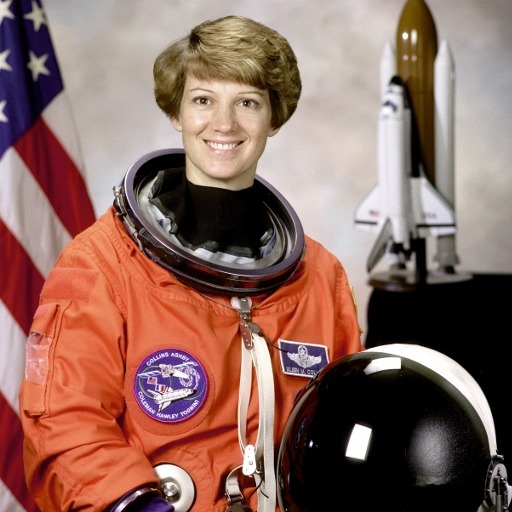
#> input picture samples/portrait/photo.jpg, 512 x 512 px, found by its file name
$ python make_explainer_images.py
#> lines starting #> are read from the running program, lines starting #| are printed output that depends on the picture
### backend/app/ideas/relight.py
"""Relight a photo from a movable point light.

photo -> depth -> height field -> surface normals -> diffuse shading + cast
shadows -> multiply into the photo. A second light, the fill, can be added: it
is shaded the same way but casts no shadow (fill_map).

Conventions (everything is in image space, so there are no axis flips):
  x grows to the right, y grows downward, z grows toward the viewer.
  Lengths are in units of image width: x in [0, 1], y in [0, H/W].
  The height field z(x, y) is the depth model's output scaled to [0, relief],
  with the nearest surface at z = relief and the farthest at z = 0.
The depth model (Depth Anything V2) outputs larger values for closer surfaces,
which already matches "z toward the viewer"; no sign flip is applied.
"""

import threading
from dataclasses import dataclass
from functools import lru_cache

import cv2
import numpy as np
import torch
from PIL import Image
from transformers import AutoImageProcessor, AutoModelForDepthEstimation

from ..images import to_rgb

DEPTH_MODEL = "depth-anything/Depth-Anything-V2-Small-hf"
NORMALS_MODEL = "prs-eth/marigold-normals-v1-1"

_lock = threading.Lock()
# Loading a model is not safe to do twice at once: two overlapping first requests
# left the normals pipeline half-built and every later request failed.
_load_lock = threading.Lock()


# [8 lines left out: function device, not called in this run]


def _depth_model():
    with _load_lock:
        return _load_depth_model()


# [21 lines left out: functions _load_depth_model, estimate_height, not called in this run]


def _normals_model():
    with _load_lock:
        return _load_normals_model()


# [22 lines left out: functions _load_normals_model, estimate_normals, not called in this run]


@dataclass
class Geometry:
    """Everything about a photo that does not depend on the light."""

    z: np.ndarray  # (H, W) height toward the viewer, in image widths, 0..relief
    normals: np.ndarray  # (H, W, 3) unit surface normals (x right, y down, z to viewer)
    relief: float


# Normals taken from the slope of the height field go wrong where one object
# ends and what is behind it begins: the depth jumps, the slope there is very
# steep, and the normal points sideways. Lit from the side, every object then
# gets a bright rim towards the light and a dark rim away from it, like a
# cut-out. So a slope this steep is taken for a jump between objects, and the
# normal there is turned to face the viewer, like the flat ground beside it.
# The price is paid by surfaces that really are that steep: on a ball as deep
# as it is wide the flattening starts at about 83% of the radius and is
# complete at 97%, and a thin pole is lit evenly right across. Nothing is
# shown tilted more than 61 degrees.
#
# The slope (rise over run, both in image widths) below which a normal is kept
# as it is, and above which it faces the viewer; in between, a mix. 1.5 is a
# surface tilted 56 degrees from the viewer and 4 is 76 degrees. Lower removes
# more of the rim but flattens the rounded edge of a cup or a cheek sooner.
DEPTH_STEP_SLOPE = (1.5, 4.0)
# How far the flattening reaches to either side of a jump, and how softly it
# fades out, in pixels at 512 width: the blur of the height field (smooth)
# spreads a jump over several pixels, and its gentler shoulders would
# otherwise be left as a thinner rim.
DEPTH_STEP_GROW = 3.0
DEPTH_STEP_FEATHER = 2.0


# [37 lines left out: functions _depth_steps, build_geometry, not called in this run]


@dataclass
class Light:
    x: float  # 0 = left edge, 1 = right edge (may go outside 0..1)
    y: float  # 0 = top edge, 1 = bottom edge
    height: float = 0.5  # distance in front of the nearest surface, in image widths
    intensity: float = 1.0
    ambient: float = 0.3  # light that reaches everything, so shadows are not pure black (not used for a fill light)
    color: tuple[float, float, float] = (1.0, 1.0, 1.0)


def _light_position(geom: Geometry, light: Light) -> np.ndarray:
    h, w = geom.z.shape
    return np.array([light.x, light.y * h / w, geom.relief + max(light.height, 1e-3)], dtype=np.float32)


def _pixel_positions(geom: Geometry) -> np.ndarray:
    h, w = geom.z.shape
    xs = (np.arange(w, dtype=np.float32) + 0.5) / w
    ys = (np.arange(h, dtype=np.float32) + 0.5) / w
    gx, gy = np.meshgrid(xs, ys)
    return np.dstack([gx, gy, geom.z])


# Cap on how much brighter than the scene centre a surface next to the light can get.
MAX_FALLOFF = 3.0
# How gradually a surface goes dark as it turns away from the light, as a cosine
# of the angle to the light. Plain Lambert shading cuts to nothing exactly where
# a surface is edge-on to the light, and estimated normals swing through that
# angle within a few pixels along a nose, a brow or a cheek: the result was a
# straight, hard-edged dark patch across a face that looked like a cast shadow.
# With this, shading is plain Lambert above the value, eases to nothing at the
# same amount past edge-on, and an edge-on surface gets a quarter of it. That is
# roughly what a large lamp does compared with a bare bulb. Higher is softer but
# flattens the modelling of a face; 0 would be plain Lambert.
TERMINATOR_SOFTNESS = 0.6


def _soft_terminator(cos: np.ndarray) -> np.ndarray:
    """max(cos, 0) with the corner rounded off: see TERMINATOR_SOFTNESS."""
    k = TERMINATOR_SOFTNESS
    eased = np.maximum(cos + k, 0.0) ** 2 / (4.0 * k)
    return np.where(cos >= k, cos, eased)


def diffuse(geom: Geometry, light: Light) -> np.ndarray:
    """Lambert shading with distance falloff, (H, W).

    Brightness = cos(angle between surface normal and direction to the light),
    eased to nothing where the surface turns away instead of cut off (see
    TERMINATOR_SOFTNESS), times an inverse-square falloff measured relative to
    the centre of the scene. So wherever the light is, a surface at the centre that faces it gets
    exactly 1.0: moving the light changes direction and gradient, not the
    overall exposure. (A plain inverse-square falloff made the whole photo go
    dark as soon as the light moved off to one side.)
    """
    h, w = geom.z.shape
    light_pos = _light_position(geom, light)
    to_light = light_pos - _pixel_positions(geom)
    dist = np.linalg.norm(to_light, axis=2)
    cos = np.einsum("hwc,hwc->hw", geom.normals, to_light) / np.maximum(dist, 1e-6)
    centre = np.array([0.5, 0.5 * h / w, geom.relief / 2], dtype=np.float32)
    reference = np.linalg.norm(light_pos - centre)
    falloff = np.minimum((reference / np.maximum(dist, 1e-6)) ** 2, MAX_FALLOFF)
    return np.minimum(_soft_terminator(cos), 1.0) * falloff


# Cast shadows are sorted by how far the thing casting them stands in front of
# the surface receiving them ("the gap", as a fraction of the scene's relief),
# into three layers that are blurred by different amounts. A small gap is a
# contact shadow (a nose on a cheek) and stays crisp. A large gap is a far
# background, which the height field wrongly treats as a wall right behind the
# subject: its shadow is spread wide and faded, as a real one would be.
#
# The gaps at which a shadow is fully "near", "mid" and "far"; in between, it is
# shared between the two neighbouring layers. Lower values soften more shadows,
# higher values keep more of them crisp.
SHADOW_GAP_NEAR = 0.1
SHADOW_GAP_MID = 0.3
SHADOW_GAP_FAR = 0.7
# Blur of the near, mid and far layers, in pixels of the reduced shadow map. The
# first only hides the pixel grid; the last has to be wide enough that a shadow
# on a far background shows no steps, and narrow enough that it does not spill
# far onto whatever stands next to it.
SHADOW_BLUR_SIGMAS = (1.0, 3.0, 8.0)
# How dark a shadow on a far background gets (1 = as dark as a contact shadow).
# Lower hides the height field's mistakes more but also weakens real shadows.
SHADOW_FAR_STRENGTH = 0.35
# The gap is measured from the highest surface within this many shadow-map
# pixels of the blocker to the lowest within as many of the receiver, so the
# blurred rim of a silhouette counts as the tall object it belongs to and not as
# a low wall. Larger is safer at edges but lets small bumps beside a tall object
# borrow its height.
SHADOW_SPREAD = 2


def _smoothstep(lo: float, hi: float, x: np.ndarray) -> np.ndarray:
    t = np.clip((x - lo) / (hi - lo), 0.0, 1.0)
    return t * t * (3.0 - 2.0 * t)


def shadows(geom: Geometry, light: Light, *, steps: int = 48, max_side: int = 256, softness: float = 0.02) -> np.ndarray:
    """Cast-shadow map, (H, W): 1 = fully lit, 0 = fully shadowed.

    For every pixel, walk in a straight line toward the light and check whether
    the height field rises above the line anywhere on the way. Whatever blocks
    the line is filed under near, mid or far by its gap to the pixel, and each
    layer is blurred on its own: see the SHADOW_ constants. Done at reduced
    resolution and upsampled, since shadows are low-frequency.
    """
    full_h, full_w = geom.z.shape
    scale = min(1.0, max_side / max(full_h, full_w))
    w, h = max(1, round(full_w * scale)), max(1, round(full_h * scale))
    z = cv2.resize(geom.z, (w, h), interpolation=cv2.INTER_AREA)
    spread = np.ones((2 * SHADOW_SPREAD + 1, 2 * SHADOW_SPREAD + 1), np.uint8)
    crest, floor = cv2.dilate(z, spread), cv2.erode(z, spread)

    xs = (np.arange(w, dtype=np.float32) + 0.5) / w
    ys = (np.arange(h, dtype=np.float32) + 0.5) / w  # widths, so the aspect ratio is kept
    px, py = np.meshgrid(xs, ys)
    lx, ly, lz = _light_position(geom, light)

    # The ray can only be blocked while it is below the tallest surface, so stop
    # each ray where it climbs past z = relief instead of marching all the way.
    t_end = np.clip((geom.relief - z) / np.maximum(lz - z, 1e-6), 0.0, 1.0)
    # Skip the first stretch so a surface does not shadow itself.
    bias = 0.02 * geom.relief
    near, mid, far = np.zeros_like(z), np.zeros_like(z), np.zeros_like(z)
    for i in range(1, steps + 1):
        t = t_end * (i / steps)
        qx, qy, qz = px + (lx - px) * t, py + (ly - py) * t, z + (lz - z) * t
        mx, my = qx * w - 0.5, qy * w - 0.5
        surface = cv2.remap(z, mx, my, cv2.INTER_LINEAR, borderMode=cv2.BORDER_CONSTANT, borderValue=0)
        top = cv2.remap(crest, mx, my, cv2.INTER_LINEAR, borderMode=cv2.BORDER_CONSTANT, borderValue=0)
        occlusion = np.clip((surface - qz - bias) / softness, 0.0, 1.0)
        gap = (top - floor) / geom.relief
        to_mid = _smoothstep(SHADOW_GAP_NEAR, SHADOW_GAP_MID, gap)
        to_far = _smoothstep(SHADOW_GAP_MID, SHADOW_GAP_FAR, gap)
        occlusion = occlusion * (1.0 - (1.0 - SHADOW_FAR_STRENGTH) * _smoothstep(SHADOW_GAP_NEAR, SHADOW_GAP_FAR, gap))
        near = np.maximum(near, occlusion * (1.0 - to_mid))
        mid = np.maximum(mid, occlusion * to_mid * (1.0 - to_far))
        far = np.maximum(far, occlusion * to_mid * to_far)

    lit = np.ones_like(z)
    for layer, sigma in zip((near, mid, far), SHADOW_BLUR_SIGMAS):
        lit = lit * (1.0 - cv2.GaussianBlur(layer, (0, 0), sigma))
    return cv2.resize(lit, (full_w, full_h), interpolation=cv2.INTER_LINEAR)


def shading_map(geom: Geometry, light: Light, *, cast_shadows: bool = True) -> np.ndarray:
    """Total light reaching each pixel, (H, W). ambient where unlit; can exceed 1."""
    direct = diffuse(geom, light)
    if cast_shadows:
        direct = direct * shadows(geom, light)
    return light.ambient + light.intensity * direct


# [12 lines left out: function fill_map, not called in this run]


def _srgb_to_linear(c: np.ndarray) -> np.ndarray:
    return np.where(c <= 0.04045, c / 12.92, ((c + 0.055) / 1.055) ** 2.4)


def _linear_to_srgb(c: np.ndarray) -> np.ndarray:
    return np.where(c <= 0.0031308, c * 12.92, 1.055 * np.maximum(c, 1e-8) ** (1 / 2.4) - 0.055)


def apply_shading(
    img: Image.Image,
    shading: np.ndarray,
    color: tuple[float, float, float] = (1.0, 1.0, 1.0),
    *,
    fill: np.ndarray | None = None,
    fill_color: tuple[float, float, float] = (1.0, 1.0, 1.0),
) -> Image.Image:
    """Multiply the photo by a shading map, in linear light.

    Photos store brightness on a perceptual (sRGB) curve; multiplying there
    gives muddy shadows. Converting to linear light first makes "half the
    light" actually look like half the light. Values above white roll off
    smoothly instead of clipping.

    fill, if given (from fill_map), is a second light's share, in its own
    colour: the photo times it is added before the roll-off, so the two lights
    together cannot clip either. Without it, the result is what it always was.
    """
    rgb = np.asarray(to_rgb(img), dtype=np.float32) / 255.0
    linear = _srgb_to_linear(rgb)
    lit = linear * shading[..., None] * np.asarray(color, dtype=np.float32)
    if fill is not None:
        lit = lit + linear * fill[..., None] * np.asarray(fill_color, dtype=np.float32)
    knee = 0.8
    over = np.maximum(lit - knee, 0.0)
    lit = np.where(lit > knee, knee + (1 - knee) * (1 - np.exp(-over / (1 - knee))), lit)
    out = np.clip(_linear_to_srgb(lit), 0.0, 1.0)
    return Image.fromarray((out * 255.0 + 0.5).astype(np.uint8))


def relight(img: Image.Image, geom: Geometry, light: Light, *, cast_shadows: bool = True, fill: Light | None = None) -> Image.Image:
    """The photo lit by `light` (the main, or key, light) and, if given, by a fill light as well: see fill_map."""
    shading = shading_map(geom, light, cast_shadows=cast_shadows)
    if fill is None:
        return apply_shading(img, shading, light.color)
    return apply_shading(img, shading, light.color, fill=fill_map(geom, fill), fill_color=fill.color)


# [4 lines left out: function normals_preview, not called in this run]

### docs/make_explainer_images.py
"""Render the pictures that explain the project, from the Portrait sample.

Run from backend/:  MOCK_MODE=1 PYTHONPATH=. .venv/bin/python ../docs/make_explainer_images.py
Input:  frontend/public/samples/portrait/ (photo.jpg, depth.png, normals.png)
Output: frontend/public/how-it-works/*.jpg  the stills in the app's "How it works" panel
        docs/relight-sweep.gif              the animation at the top of README.md

Everything is shaded by the Python reference (app.ideas.relight) from the
sample's static maps, the same maps the browser shades. No model is loaded and
no service is called. Run it again after the shading maths or the sample changes.
"""

import io
import math
from pathlib import Path

import numpy as np
from PIL import Image, ImageDraw

from app.ideas import relight as R

ROOT = Path(__file__).resolve().parents[1]
SAMPLE = ROOT / "frontend" / "public" / "samples" / "portrait"
STILLS = ROOT / "frontend" / "public" / "how-it-works"
GIF = ROOT / "docs" / "relight-sweep.gif"

# The light a fresh scene starts with: START in frontend/app/relight/page.tsx.
START = {"x": 0.12, "y": 0.35, "height": 0.12, "intensity": 1.8, "ambient": 0.06}
# The Sweep button's path, copied from the same file (SWEEP_CENTRE, SWEEP_RADIUS, SWEEP_BLEND, SWEEP_MS).
SWEEP_CENTRE = (0.5, 0.5)
SWEEP_RADIUS = 0.5
SWEEP_BLEND = 0.15
SWEEP_MS = 6000

# The panel shows two stills side by side in a column at most 640 px wide, so
# 384 px is sharp on a high-density phone and keeps each file small.
STILL_SIDE = 384
STILL_QUALITY = 82
# A still over this is saved again at lower quality: the panel loads six of them.
MAX_STILL_BYTES = 60 * 1024

# 36 frames is one every 10 degrees: smooth enough to read as motion. More
# frames or more colours make the GIF pass MAX_GIF_BYTES; fewer colours band the
# soft shadows. No dithering, because its noise changes every frame and doubles the file.
GIF_FRAMES = 36
GIF_WIDTH = 480
GIF_COLOURS = 128
MAX_GIF_BYTES = 3 * 1024 * 1024
# Radius of the dot drawn where the light is, in GIF pixels. The page draws a sun there; the reference draws nothing.
LIGHT_DOT = 7


def load_scene() -> tuple[Image.Image, R.Geometry]:
    """The sample as the browser decodes it (see scene() in app/routers/relight.py for the encodings)."""
    photo = Image.open(SAMPLE / "photo.jpg").convert("RGB")
    relief = 0.3  # scene.json; the same for every sample
    depth = np.asarray(Image.open(SAMPLE / "depth.png").convert("L"), np.float32) / 255.0
    normals = np.asarray(Image.open(SAMPLE / "normals.png").convert("RGB"), np.float32) / 255.0 * 2.0 - 1.0
    normals /= np.maximum(np.linalg.norm(normals, axis=2, keepdims=True), 1e-6)
    # Not build_geometry: the depth map was already blurred when the sample was baked.
    return photo, R.Geometry(z=(depth * relief).astype(np.float32), normals=normals.astype(np.float32), relief=relief)


def save_still(img: Image.Image, name: str) -> None:
    img = img.convert("RGB").resize((STILL_SIDE, STILL_SIDE), Image.LANCZOS)
    quality = STILL_QUALITY
    while True:
        buf = io.BytesIO()
        img.save(buf, format="JPEG", quality=quality, optimize=True)
        if buf.tell() <= MAX_STILL_BYTES or quality <= 40:
            break
        quality -= 6
    (STILLS / name).write_bytes(buf.getvalue())
    print(f"{name}: {buf.tell() / 1024:.0f} KB")


def grey(light_amount: np.ndarray) -> Image.Image:
    """A map of linear light, 0..1, as a picture (on the sRGB curve, like the photo)."""
    return Image.fromarray((R._linear_to_srgb(np.clip(light_amount, 0.0, 1.0)) * 255.0 + 0.5).astype(np.uint8))


def sweep_position(t: float) -> tuple[float, float]:
    """Where the light is at t in 0..1 of a sweep: startSweep() in page.tsx."""
    start_angle = math.atan2(START["y"] - SWEEP_CENTRE[1], START["x"] - SWEEP_CENTRE[0])
    angle = start_angle + t * 2 * math.pi
    blend = min(max(min(t, 1 - t) / SWEEP_BLEND, 0.0), 1.0)
    on_orbit = blend * blend * (3 - 2 * blend)
    x = START["x"] + (SWEEP_CENTRE[0] + SWEEP_RADIUS * math.cos(angle) - START["x"]) * on_orbit
    y = START["y"] + (SWEEP_CENTRE[1] + SWEEP_RADIUS * math.sin(angle) - START["y"]) * on_orbit
    return x, y


def main() -> None:
    photo, geom = load_scene()
#> in load_scene, photo is the input picture: PIL image 512x512 RGB; mean R, G, B 141.6, 105.8, 96.5
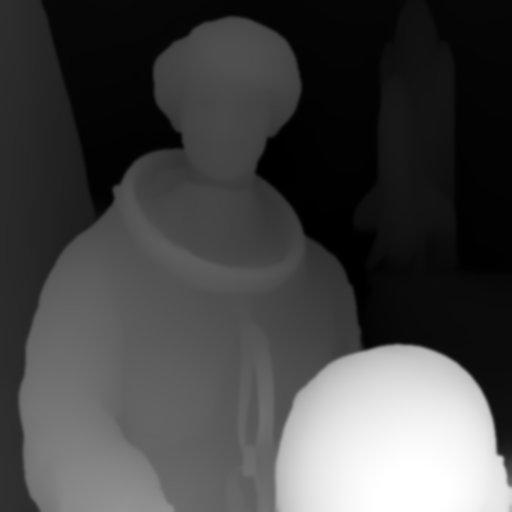
#> input picture samples/portrait/depth.png, 512 x 512 px, found by its file name
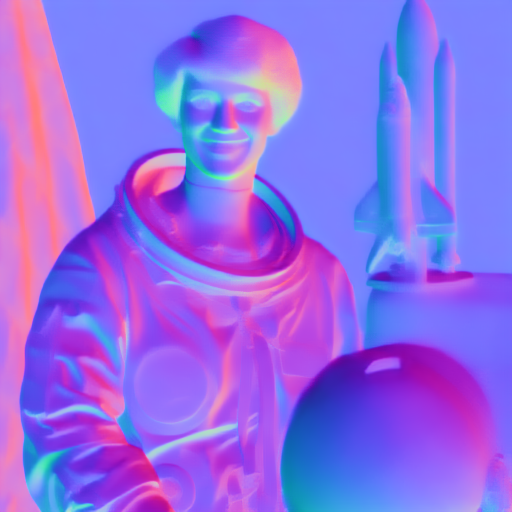
#> input picture samples/portrait/normals.png, 512 x 512 px, found by its file name
    STILLS.mkdir(parents=True, exist_ok=True)

    left = R.Light(**START)
    right = R.Light(**{**START, "x": 1.0 - START["x"]})
    save_still(Image.open(SAMPLE / "depth.png"), "depth.jpg")
#> after the loop in save_still, `while True:`: quality = 82
#| depth.jpg: 6 KB
    save_still(Image.open(SAMPLE / "normals.png"), "normals.jpg")
#| normals.jpg: 18 KB
    # Diffuse shading runs up to MAX_FALLOFF next to the light; scaled so a facing surface at the scene's centre is mid-bright.
    save_still(grey(R.diffuse(geom, left) / R.MAX_FALLOFF * 2.0), "diffuse.jpg")
#> in _linear_to_srgb, `return np.where(c <= 0.0031308, c * 12.92, 1.055 * np.maximum(c, 1e-8)..`:
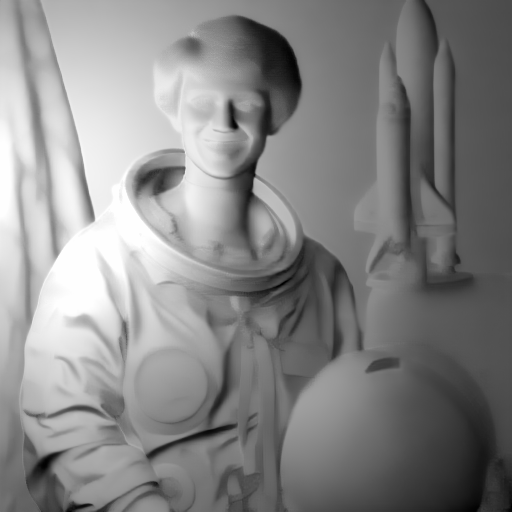
#> returned value: shape (512, 512) float32; min 0.00217, max 1, mean 0.527
#| diffuse.jpg: 14 KB
    save_still(grey(R.shadows(geom, left)), "shadows.jpg")
#> in _linear_to_srgb (call 2), `return np.where(c <= 0.0031308, c * 12.92, 1.055 * np.maximum(c, 1e-8)..`:
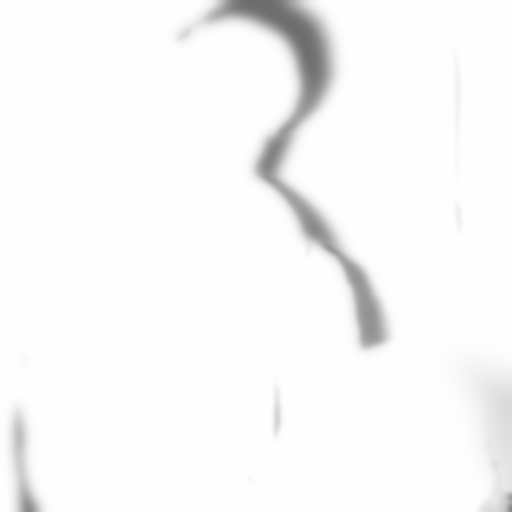
#> returned value: shape (512, 512) float32; min 0.428, max 1, mean 0.977
#| shadows.jpg: 3 KB
    save_still(R.relight(photo, geom, left), "relit-left.jpg")
#> (the call stopped at in apply_shading, `rgb = np.asarray(to_rgb(img), dtype=np.float32) / 255.0`: app is not available in this run)
    save_still(R.relight(photo, geom, right), "relit-right.jpg")
#> (the call stopped at in apply_shading, `rgb = np.asarray(to_rgb(img), dtype=np.float32) / 255.0`: app is not available in this run)

    frames = []
    for i in range(GIF_FRAMES):
        x, y = sweep_position(i / GIF_FRAMES)
        frame = R.relight(photo, geom, R.Light(**{**START, "x": x, "y": y}))
        frame = frame.resize((GIF_WIDTH, round(GIF_WIDTH * frame.height / frame.width)), Image.LANCZOS)
        # Held inside the frame, as the page holds its sun.
        cx = min(max(x * frame.width, LIGHT_DOT + 2), frame.width - LIGHT_DOT - 2)
        cy = min(max(y * frame.height, LIGHT_DOT + 2), frame.height - LIGHT_DOT - 2)
        ImageDraw.Draw(frame).ellipse([cx - LIGHT_DOT, cy - LIGHT_DOT, cx + LIGHT_DOT, cy + LIGHT_DOT], fill=(251, 209, 61), outline=(0, 0, 0), width=2)
        frames.append(frame)
#> after the loop, frames = []

    # One palette taken from every frame together, so colours do not flicker from frame to frame.
    w, h = frames[0].size
    sheet = Image.new("RGB", (w * 6, h * math.ceil(GIF_FRAMES / 6)))
    for i, frame in enumerate(frames):
        sheet.paste(frame, ((i % 6) * w, (i // 6) * h))
    palette = sheet.quantize(colors=GIF_COLOURS, method=Image.MEDIANCUT)
    indexed = [frame.quantize(palette=palette, dither=Image.NONE) for frame in frames]
    indexed[0].save(GIF, save_all=True, append_images=indexed[1:], duration=round(SWEEP_MS / GIF_FRAMES), loop=0, optimize=True)
    size = GIF.stat().st_size
    print(f"{GIF.relative_to(ROOT)}: {GIF_FRAMES} frames, {size / 1024 / 1024:.2f} MB")
    if size > MAX_GIF_BYTES:
        raise SystemExit(f"over {MAX_GIF_BYTES // 1024 // 1024} MB: use fewer frames or colours")


if __name__ == "__main__":
    main()
#> (the call stopped at in apply_shading, `rgb = np.asarray(to_rgb(img), dtype=np.float32) / 255.0`: app is not available in this run)
